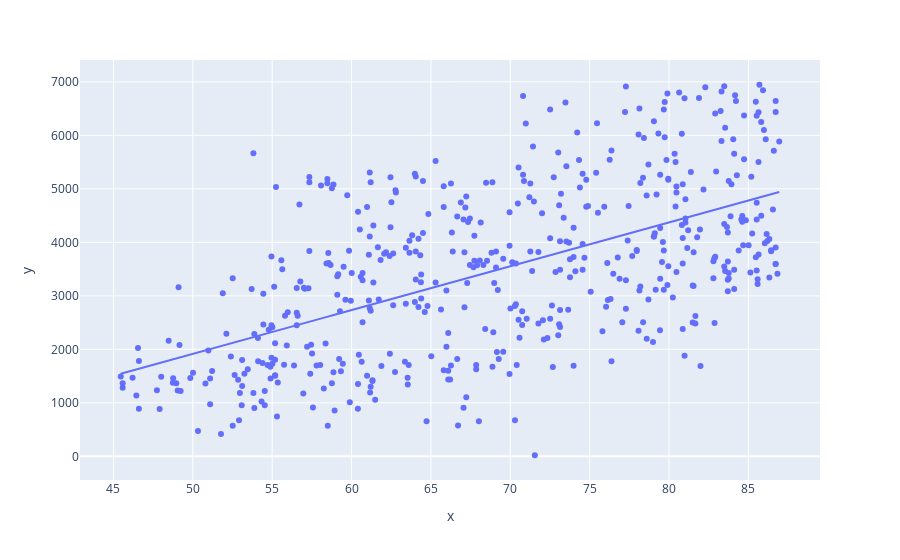

Notebook code for this chart:
### Code cell
px.scatter(x=df.temp_feel, y=df.rides, trendline="ols")

### Figure 1 — Plotly figure (JSON) as saved in the notebook; plotly's stock layout.template omitted (floating-point values rounded to 4 significant figures; data arrays with more than 128 entries replaced by an {"elided": "..."} marker saying what was removed)
{"data": [{"hovertemplate": "x=%{x}<br>y=%{y}<extra></extra>", "legendgroup": "", "marker": {"color": "#636efa", "symbol": "circle"}, "mode": "markers", "name": "", "orientation": "v", "showlegend": false, "type": "scatter", "x": {"elided": "500 float values"}, "xaxis": "x", "y": {"elided": "500 int values"}, "yaxis": "y"}, {"hovertemplate": "<b>OLS trendline</b><br>y = 81.8799 * x + -2179.27<br>R<sup>2</sup>=0.339294<br><br>x=%{x}<br>y=%{y} <b>(trend)</b><extra></extra>", "legendgroup": "", "marker": {"color": "#636efa", "symbol": "circle"}, "mode": "lines", "name": "", "showlegend": false, "type": "scatter", "x": {"elided": "500 float values"}, "xaxis": "x", "y": {"elided": "500 float values"}, "yaxis": "y"}], "layout": {"legend": {"tracegroupgap": 0}, "margin": {"t": 60}, "xaxis": {"anchor": "y", "domain": [0, 1], "title": {"text": "x"}}, "yaxis": {"anchor": "x", "domain": [0, 1], "title": {"text": "y"}}}}
